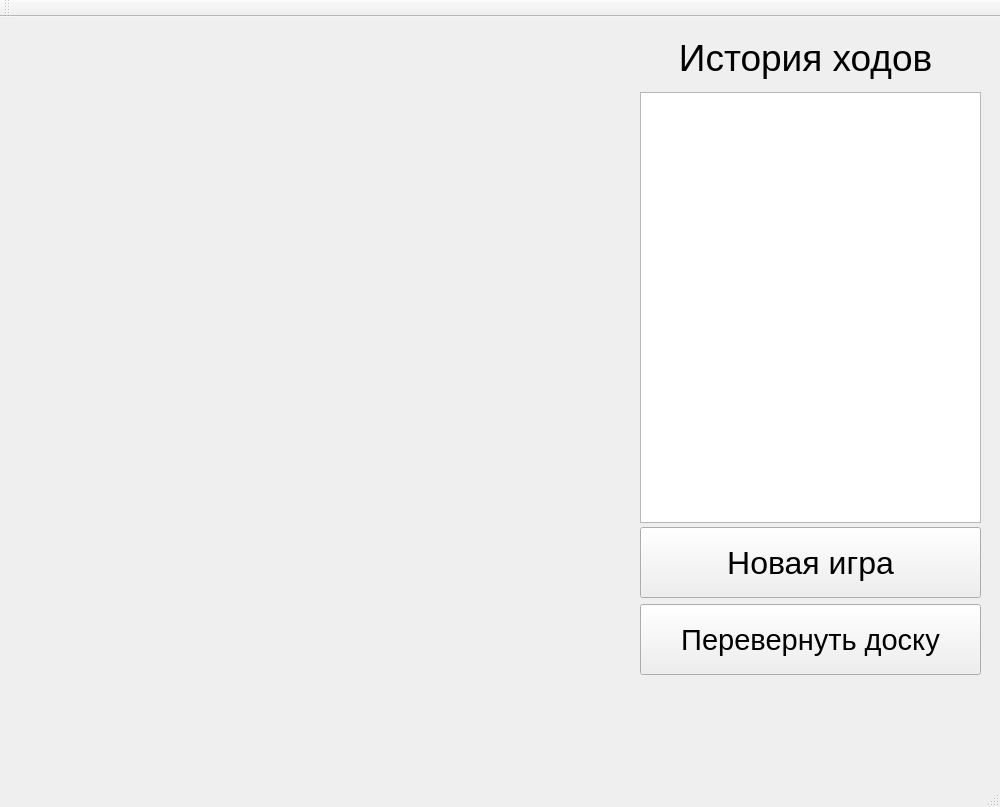
<?xml version="1.0" encoding="UTF-8"?>
<ui version="4.0">
 <class>MainWindow</class>
 <widget class="QMainWindow" name="MainWindow">
  <property name="geometry">
   <rect>
    <x>0</x>
    <y>0</y>
    <width>1000</width>
    <height>807</height>
   </rect>
  </property>
  <property name="windowTitle">
   <string>MainWindow</string>
  </property>
  <widget class="QWidget" name="centralWidget">
   <widget class="QLabel" name="moveColor">
    <property name="geometry">
     <rect>
      <x>40</x>
      <y>10</y>
      <width>581</width>
      <height>61</height>
     </rect>
    </property>
    <property name="font">
     <font>
      <pointsize>30</pointsize>
     </font>
    </property>
    <property name="text">
     <string/>
    </property>
    <property name="alignment">
     <set>Qt::AlignHCenter|Qt::AlignTop</set>
    </property>
   </widget>
   <widget class="QPushButton" name="switchBoard">
    <property name="geometry">
     <rect>
      <x>640</x>
      <y>587</y>
      <width>341</width>
      <height>71</height>
     </rect>
    </property>
    <property name="font">
     <font>
      <pointsize>22</pointsize>
     </font>
    </property>
    <property name="text">
     <string>Перевернуть доску</string>
    </property>
   </widget>
   <widget class="QPushButton" name="newGame">
    <property name="geometry">
     <rect>
      <x>640</x>
      <y>510</y>
      <width>341</width>
      <height>71</height>
     </rect>
    </property>
    <property name="font">
     <font>
      <pointsize>24</pointsize>
     </font>
    </property>
    <property name="text">
     <string>Новая игра</string>
    </property>
   </widget>
   <widget class="QTextBrowser" name="history">
    <property name="geometry">
     <rect>
      <x>640</x>
      <y>75</y>
      <width>341</width>
      <height>431</height>
     </rect>
    </property>
   </widget>
   <widget class="QLabel" name="moveColor_2">
    <property name="enabled">
     <bool>true</bool>
    </property>
    <property name="geometry">
     <rect>
      <x>630</x>
      <y>10</y>
      <width>341</width>
      <height>61</height>
     </rect>
    </property>
    <property name="font">
     <font>
      <pointsize>28</pointsize>
     </font>
    </property>
    <property name="text">
     <string> История ходов</string>
    </property>
    <property name="alignment">
     <set>Qt::AlignCenter</set>
    </property>
   </widget>
   <widget class="QLabel" name="status">
    <property name="geometry">
     <rect>
      <x>50</x>
      <y>660</y>
      <width>581</width>
      <height>61</height>
     </rect>
    </property>
    <property name="font">
     <font>
      <pointsize>30</pointsize>
     </font>
    </property>
    <property name="text">
     <string/>
    </property>
    <property name="alignment">
     <set>Qt::AlignHCenter|Qt::AlignTop</set>
    </property>
   </widget>
   <widget class="QLabel" name="board">
    <property name="geometry">
     <rect>
      <x>45</x>
      <y>70</y>
      <width>584</width>
      <height>584</height>
     </rect>
    </property>
    <property name="text">
     <string/>
    </property>
   </widget>
  </widget>
  <widget class="QMenuBar" name="menuBar">
   <property name="geometry">
    <rect>
     <x>0</x>
     <y>0</y>
     <width>1000</width>
     <height>25</height>
    </rect>
   </property>
  </widget>
  <widget class="QToolBar" name="mainToolBar">
   <attribute name="toolBarArea">
    <enum>TopToolBarArea</enum>
   </attribute>
   <attribute name="toolBarBreak">
    <bool>false</bool>
   </attribute>
  </widget>
  <widget class="QStatusBar" name="statusBar"/>
 </widget>
 <layoutdefault spacing="6" margin="11"/>
 <resources/>
 <connections/>
</ui>
